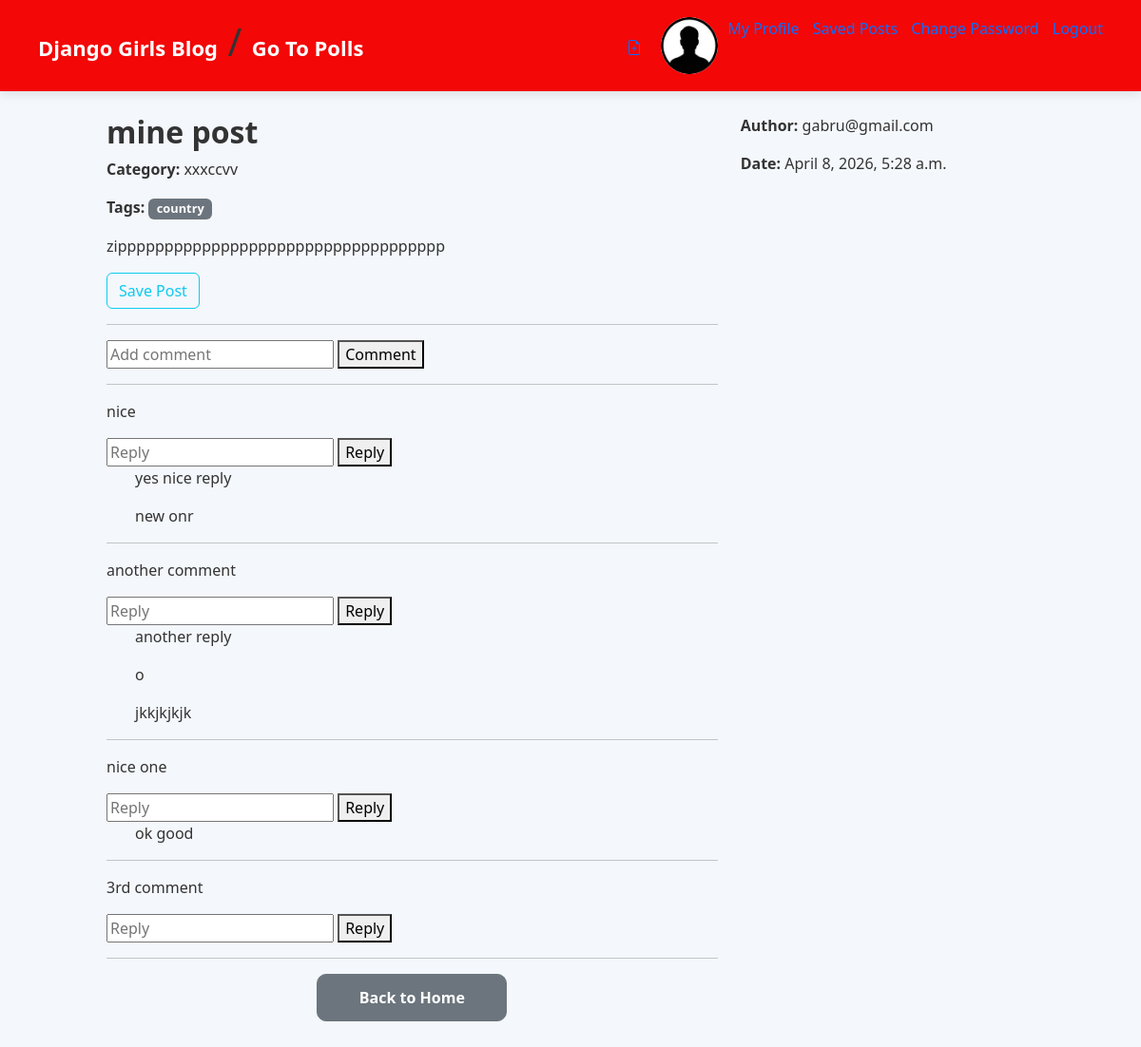
Page /post_detail/73/ (signed in) on the committed database.
### blog/models.py (models this page shows, shortened)
class Post(models.Model):
    author = models.ForeignKey(
        settings.AUTH_USER_MODEL,
        on_delete=models.CASCADE,
    )
    title = models.CharField(max_length=200)
    image = models.ImageField(upload_to="profile_pics/", null=True, blank=True)
    thumbnail_image = models.ImageField(upload_to="profile_pics/", null=True, blank=True)
    text = models.TextField()
    created_date = models.DateTimeField(auto_now_add=True)
    published_date = models.DateTimeField(null=True, blank=True,default=timezone.now)
    category = models.ForeignKey(
        Category,
        on_delete=models.SET_NULL,
        null=True,
        blank=True,
        related_name="posts"
    )
    tags = models.ManyToManyField(
        Tag,
        blank=True,
        related_name="posts"
    )
    is_private = models.BooleanField(default=False)
    like = models.ManyToManyField(User, related_name='blog_posts', blank=True)
    saved_post=models.ManyToManyField(User, related_name='blog_savedPosts', blank=True)
    pin_post= models.ManyToManyField(User,blank=True,related_name='blog_posts_pin_post')

class Category(models.Model):
    name = models.CharField(max_length=100)
    def __str__(self):
        return self.name

class Tag(models.Model):
    name = models.CharField(max_length=50)

class Comment(models.Model):
    post = models.ForeignKey(
        Post,
        on_delete=models.CASCADE,
        related_name="comments"
    )
    user = models.ForeignKey(
        settings.AUTH_USER_MODEL,
        on_delete=models.CASCADE
    )
    text = models.TextField()
    created_at = models.DateTimeField(auto_now_add=True)

class Reply(models.Model):
    comment=models.ForeignKey(
        Comment,
        on_delete=models.CASCADE,
        related_name="replies"
    )
    user = models.ForeignKey(
        settings.AUTH_USER_MODEL,
        on_delete=models.CASCADE
    )
    text = models.TextField()
    created_at = models.DateTimeField(auto_now_add=True)

class User(AbstractUser):
    username=None# remove username field
    email = models.EmailField(unique=True)
    first_name = models.CharField(max_length=30)
    last_name = models.CharField(max_length=30)
    image = models.ImageField(upload_to="profile_pics/", null=True, blank=True)
    phone = models.CharField(
        max_length=15,
        validators=[phone_validator]
    )
    USERNAME_FIELD = "email"
    REQUIRED_FIELDS = []
    objects = UserManager()
    def __str__(self):
        return self.email

### blog/views.py (the view, shortened to what this page needs)
# urls.py: path("post_detail/<int:pk>/",views.post_detail,name="post_detail"),
def post_detail(request, pk):
    post = get_object_or_404(Post, pk=pk)
    likes=post.like.count()
    print(likes)
    categories = Category.objects.all()
    tags = Tag.objects.all()
    form = PostForm(instance=post)
    is_today = post.created_date.date() == timezone.now().date()
    return render(request, "blog/blog_detail.html", {
        "post": post,
        "today": is_today,
        "category": categories,
        "tags": tags,
        "form": form
    })

### blog/form.py (shortened to what this page needs)
class PostForm(forms.ModelForm):
    title = forms.CharField(strip=False)
    text = forms.CharField(strip=False)
    class Meta:
        model = Post
        fields = ('title', 'text','category','tags','image','thumbnail_image','is_private')
        widgets = {
            "title": forms.TextInput(attrs={"class": "form-control"}),
            "text": forms.Textarea(attrs={"class": "form-control"}),
            "category": forms.Select(attrs={"class": "form-control"}),
            "tags": forms.SelectMultiple(attrs={"class": "form-control"}),
            "image": forms.ClearableFileInput(attrs={"class": "form-control"}),
            "thumbnail_image": forms.ClearableFileInput(attrs={"class": "form-control"}),
            "is_private": forms.CheckboxInput(attrs={"class": "form-check-input"}),
        }

### blog/templates/blog/blog_detail.html (shortened to what this page needs)
{% extends 'blog/base.html' %} {% block content %}
<div class="row">
  <div class="col-md-8">
    <h2>{{ post.title }}</h2>
    <p><strong>Category:</strong> {{ post.category }}</p>
    <p>
      <strong>Tags:</strong>
      {% for tag in post.tags.all %}
      <span class="badge bg-secondary">{{ tag.name }}</span>
      {% endfor %}
    </p>
    <p>{{ post.text }}</p>
    {% if request.user.is_authenticated %}
    <div class="mb-3">
      <a href="{% url 'save_post' pk=post.pk %}" class="btn btn-outline-info">
        {% if request.user in post.saved_post.all %}Unsave Post{% else %}Save
        Post{% endif %}
      </a>
    </div>
    {% endif %}
    <hr />
    {% if request.user.is_authenticated %}
    <form method="POST">
      <input type="text" name="comment" placeholder="Add comment" />
      <button type="submit">Comment</button>
    </form>
    {% endif %}
    <hr />
    {% for comment in post.comments.all %}
    <p>{{ comment.text }}</p>
    <form method="POST">
      <input type="text" name="reply" placeholder="Reply" />
      <button type="submit">Reply</button>
    </form>
    {% for reply in comment.replies.all %}
    <p style="margin-left: 30px">{{ reply.text }}</p>
    {% endfor %}
    <hr />
    {% endfor %}
    <a href="{% url 'homeApp' %}" class="btn btn-secondary mt-3">
      Back to Home
    </a>
  </div>
  <div class="col-md-4">
    <p><strong>Author:</strong> {{ post.author }}</p>
    <p><strong>Date:</strong> {{ post.created_date }}</p>
  </div>
</div>
{% endblock %}

### blog/static/css/blog.css (style rules this page uses)
body { margin: 0; font-family: "Segoe UI", Tahoma, Geneva, Verdana, sans-serif; background: #f4f7fb; color: #333; }
a { text-decoration: none; }
.badge { cursor: pointer; }
h2 { font-weight: 600; }
.badge { font-size: 0.8rem; }
.row { max-width: 1000px; margin: auto; }
.btn-secondary { display: block; width: 200px; margin: 30px auto; text-align: center; padding: 12px; border-radius: 10px; background: #6c757d; color: white; font-weight: 600; transition: .25s; }

### rows in the picture
Post: title "mine post", category "xxxccvv", text "zippppppppppppppppppppppppppppppppppp", author "gabru@gmail.com", created_date "April 8, 2026, 5:28 a.m."
Tag: name "country"
Comment: text "nice"
Reply: text "yes nice reply"
Reply: text "new onr"
Comment: text "another comment"
Reply: text "another reply"
Reply: text "o"
Reply: text "jkkjkjkjk"
Comment: text "nice one"
Reply: text "ok good"
Comment: text "3rd comment"
